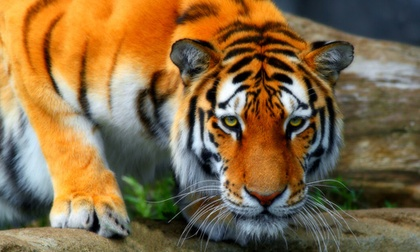
%> input picture tiger.jpg, 420 x 252 px, shrunk from 500 x 300 before the run
$ octave Q1.m   (GNU Octave 9; MATLAB toolbox functions it lacks are replaced by stand-ins)
%> lines starting %> are read from the running program, lines starting %| are printed output that depends on the picture
### iteration.m
function [ J,meansOut,idx ] = iteration(N,K,d,means )
%UNTITLED3 Summary of this function goes here
%   Detailed explanation goes here

%Step 1
squaredNorms=zeros(K,1);  %initialise a vector of squared norm values to zeros

r=zeros(N,K);  %initialise r matrix of binary indicators

for n=1:N                %for all datapoints
    for i=1:K           %for all clusters
        squaredNorms(i)=norm(d(n,:)-means(i,:))^2;    %calc distances from all datapoints to cluster's mean

    end
    [minimum,index]=min(squaredNorms);
    r(n,index)=1;

end
% r now holds 1 hot notation of which pixel goes to which cluster


idx=zeros(N,1);
parfor i=1:N
    for j=1:K
        if r(i,j)==1
            idx(i)=j;
        end
    end
end
idx=reshape(idx,300,500);       %this is


%Step 2
meansOut=means;    %set value of output means
parfor i=1:K

    numerator=zeros(1,3);
    denominator=ones(1,3);
    for n=1:N
        numerator=numerator+r(n,i)*d(n,:);
        denominator=denominator+r(n,i);
    end
    meansOut(i,:)=numerator./denominator;               %means of each cluster

end

%calc J
J=calcJ(N,K,d,r,meansOut);


end

### Q1.m
clearvars;
img=imread('tiger.jpg');
%> img is the input picture: size 252x420x3 uint8; mean R, G, B 132, 106, 69.9

red = img(:,:,1); % Red channel
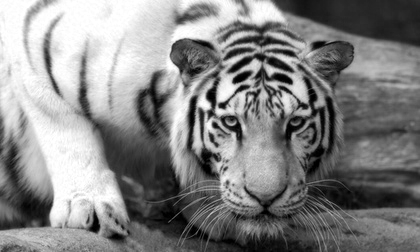
%> red: size 252x420 uint8; min 0, max 255, mean 132
green = img(:,:,2); % Green channel
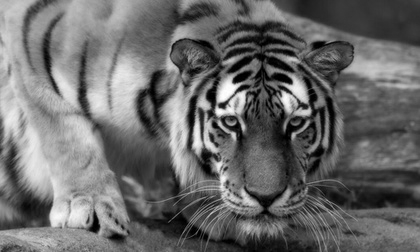
%> green: size 252x420 uint8; min 0, max 255, mean 106
blue = img(:,:,3); % Blue channel
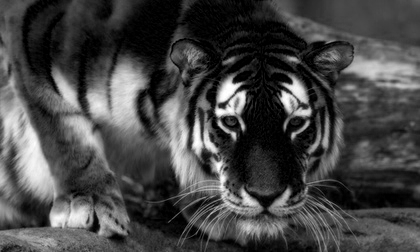
%> blue: size 252x420 uint8; min 0, max 255, mean 69.9


K=5; % the K factor for K clustering
tic;
N=size(img,1)*size(img,2);
%> N = 105840
%> the run ends on the next line
r=zeros(N,K);  %initialise r matrix of binary indicators
d=reshape(img,N,3); %data matrix. Each data point is a pixel.
d=double(d); %cast from uint8 to double
means=ceil(rand(K,3)*255); %the k-means points initialisations. We choose them randomly.


    J=Inf;    %initialise J to max positive
    %do iterations
    iterations=0;
    tempJ=0;
    Js=[];
    while J>0  %while J >0
        [J,means,idx]=iteration(N,K,d,means);  %perform an iteration
